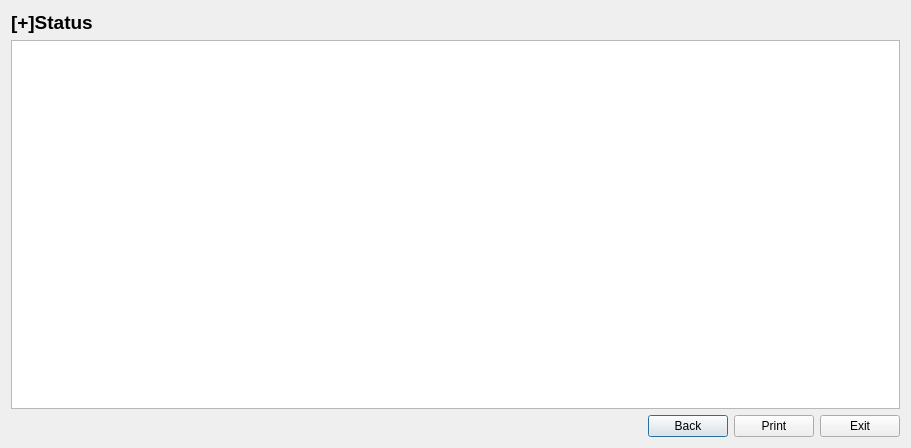
<?xml version="1.0" encoding="UTF-8"?>
<ui version="4.0">
 <class>tt_table_view</class>
 <widget class="QDialog" name="tt_table_view">
  <property name="geometry">
   <rect>
    <x>0</x>
    <y>0</y>
    <width>911</width>
    <height>448</height>
   </rect>
  </property>
  <property name="windowTitle">
   <string>Table View</string>
  </property>
  <layout class="QHBoxLayout" name="horizontalLayout_2">
   <item>
    <layout class="QVBoxLayout" name="verticalLayout_2">
     <item>
      <layout class="QVBoxLayout" name="verticalLayout">
       <item>
        <widget class="QLabel" name="table_title">
         <property name="text">
          <string>&lt;html&gt;&lt;head/&gt;&lt;body&gt;&lt;p&gt;&lt;span style=&quot; font-size:14pt; font-weight:600;&quot;&gt;[+]Status&lt;/span&gt;&lt;/p&gt;&lt;/body&gt;&lt;/html&gt;</string>
         </property>
        </widget>
       </item>
       <item>
        <widget class="QTableView" name="tableView"/>
       </item>
      </layout>
     </item>
     <item>
      <layout class="QHBoxLayout" name="horizontalLayout">
       <item>
        <spacer name="horizontalSpacer">
         <property name="orientation">
          <enum>Qt::Horizontal</enum>
         </property>
         <property name="sizeHint" stdset="0">
          <size>
           <width>40</width>
           <height>20</height>
          </size>
         </property>
        </spacer>
       </item>
       <item>
        <widget class="QPushButton" name="pushButton_back">
         <property name="text">
          <string>Back</string>
         </property>
        </widget>
       </item>
       <item>
        <widget class="QPushButton" name="pushButton_print">
         <property name="text">
          <string>Print</string>
         </property>
        </widget>
       </item>
       <item>
        <widget class="QPushButton" name="pushButton_exit">
         <property name="text">
          <string>Exit</string>
         </property>
        </widget>
       </item>
      </layout>
     </item>
    </layout>
   </item>
  </layout>
 </widget>
 <resources/>
 <connections/>
</ui>
